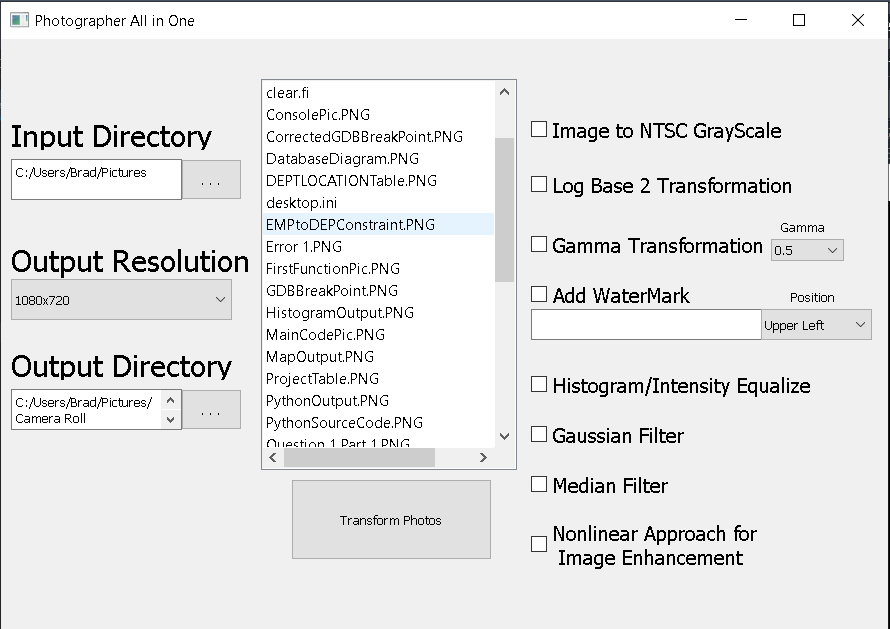
#> input picture GUIpic.png, 890 x 629 px
$ python -i 'original CLI.py'   (imports and definitions only)
#> lines starting #> are read from the running program, lines starting #| are printed output that depends on the picture
import argparse
import numpy as np
import cv2
import os

# Watermark Configuration
font = cv2.FONT_HERSHEY_COMPLEX
color = (255, 255, 255)
thickness = 4

ap = argparse.ArgumentParser()
# [17 lines not run here, left out]


# [126 lines left out: functions process_image, medianFilter, ntsc_grayscale, getHistogramAndEqualize, cumulativeDistribution, not called in this run]

def equalizecolor(img):
    ycrcb = cv2.cvtColor(img,cv2.COLOR_BGR2YCR_CB) # convert to a nice color scheme
    channels = cv2.split(ycrcb) # use split to give us the nice color channels
    cv2.equalizeHist(channels[0],channels[0]) # use a nice function to nicely equalize the channels
    cv2.merge(channels,ycrcb) # nicely merge the channels back
    cv2.cvtColor(ycrcb,cv2.COLOR_YCR_CB2BGR,img)
    return img


###############################################################################


# [24 lines not run here, left out]

>>> import cv2
>>> picture = cv2.imread('GUIpic.png')
#> picture is the input picture: shape (629, 890, 3); mean B, G, R 231, 230.8, 230.7
>>> result = equalizecolor(picture)
#> in equalizecolor, `ycrcb = cv2.cvtColor(img,cv2.COLOR_BGR2YCR_CB)`: ycrcb: shape (629, 890, 3); mean of channels 0, 1, 2 230.8, 127.9, 128.1
#> in equalizecolor, `cv2.cvtColor(ycrcb,cv2.COLOR_YCR_CB2BGR,img)`: ycrcb: shape (629, 890, 3); mean of channels 0, 1, 2 186.3, 127.9, 128.1
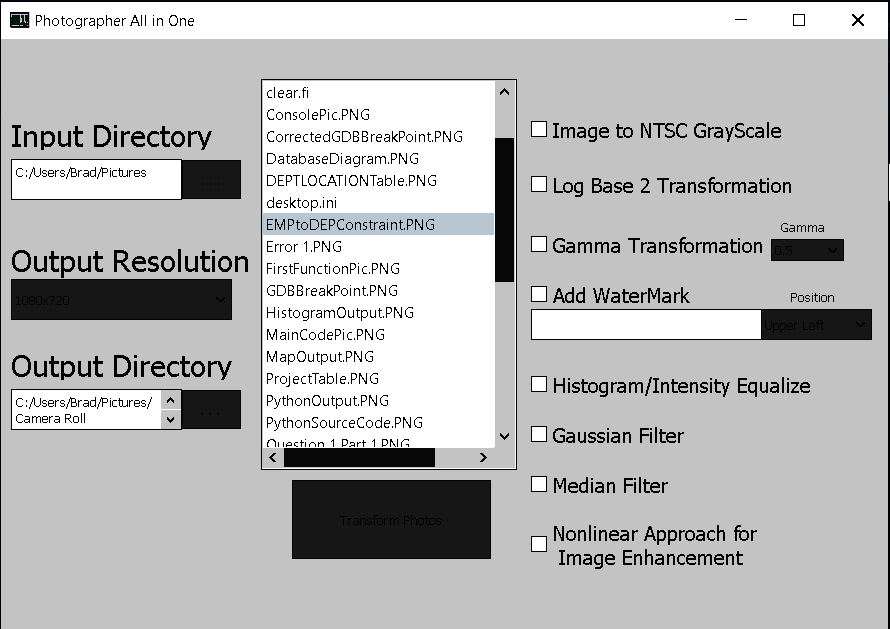
#> result: shape (629, 890, 3); mean B, G, R 186.5, 186.4, 186.2
